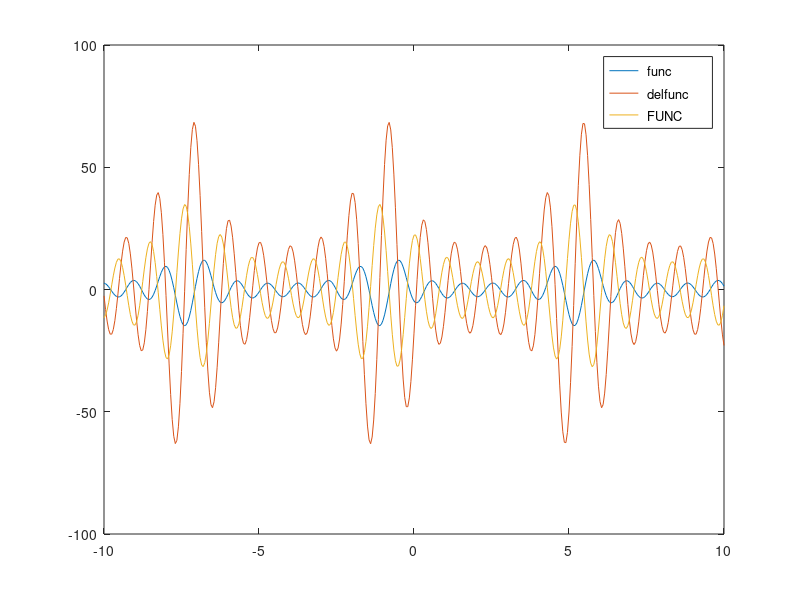

Here is the MATLAB script that generated this plot:


func = inline('sin(2*x+1)+2*sin(3*x+2)+3*sin(4*x+3)+4*sin(5*x+4)+5*sin(6*x+5)','x');
delfunc = inline('2*cos(2*x+1)+6*cos(3*x+2)+12*cos(4*x+3)+20*cos(5*x+4)+30*cos(6*x+5)','x');
FUNC = inline('-(4*sin(2*x+1)+18*sin(3*x+2)+48*sin(4*x+3)+100*sin(5*x+4)+180*sin(6*x+5))','x');
% X = -10:.01:10;
% 
% plot(6:.01:6.8,func(6:.01:6.8),6:.01:6.8,delfunc(6:.01:6.8),6:.01:6.8,FUNC(6:.01:6.8)/10)
plot(-10:.05:10,func(-10:.05:10),-10:.05:10,delfunc(-10:.05:10),-10:.05:10,FUNC(-10:.05:10)/10)
legend('\fontsize{13} func',...
       '\fontsize{13} delfunc',...
       '\fontsize{13} FUNC',...
       'Location','Best');

%All local min setup
Range = [-10,10];
Points = Range(1):0.1:Range(2);
Changes = diff(func(Points));
Index = [];
Sign = 2;
Current = 1;
for index = 1:length(Changes)
   switch Sign
       case 1
           if Changes(index) > 0
               Sign = 3;
           end
       case 2
           if Changes(index) < 0
               Index(Current,1) = index;
               Sign = 1;
           end
       case 3
           if Changes(index) < 0
              Index(Current,2) = index-1;
              Sign = 2;
              Current = Current+1;
           end
           
   end
end
if Index(end,2)==0
    Index(end,:) = [];
end
Index01 = Index;
% size(Index),pause
% Index(:,1)=Index(:,1)+1;
% Index(:,2)=Index(:,2)-1;

tol = 1e-3;
% x_Start = 6;
% xEnd=6.8;
FoundMins = zeros(size(Index));

for Mins = 1:length(Index01)
    x_Start = Points(Index01(Mins,1));
    x_End = Points(Index01(Mins,2));
    
    %Steepest decent method

    x=x_Start;
    error = delfunc(x);
    fprintf('Starting steepest decent with tol = %d\n',tol);
    fprintf('on range %d to %d.\n', x_Start, x_End)

    while abs(error)>tol
        Alps = (0:1e-4:abs((x-x_End)/delfunc(x)))';
        Vals = func(x-Alps*delfunc(x));
        Index = find(Vals==min(Vals));
        x_new = x-Alps(Index)*delfunc(x);
        error = delfunc(x_new);
        fprintf('The new gradient at %d is %d.\n', x_new,error);
        x = x_new;
%         pause
    end

    fprintf('The minimum obtained with SD for the given tolerence is: %d.\n', x);
    fprintf('The value of the function here is: %d.\n\n', func(x));
    FoundMins(Mins,:) = [x,func(x)];


%     %Newton's method
% 
%     x=x_Start;
%     error = delfunc(x);
%     fprintf('Starting Newtons with tol = %d.\n',tol);
% 
%     while abs(error)>tol
%        x_new = x - (1/FUNC(x))*delfunc(x);
%        if x_new < x_Start
%           fprintf('New x value left region.  Moving in opposite direction.\n');
%           x_new =  x + (1/FUNC(x))*delfunc(x);
%        end
%        error = delfunc(x_new);
%        fprintf('The new gradient at %d is %d.\n', x_new,error);
%        x = x_new;
%     %    pause
%     end
% 
%     fprintf('The minimum obtained with Newtons for the given tolerence is: %d.\n', x);
%     fprintf('The value of the function here is: %d.\n\n', func(x));

end